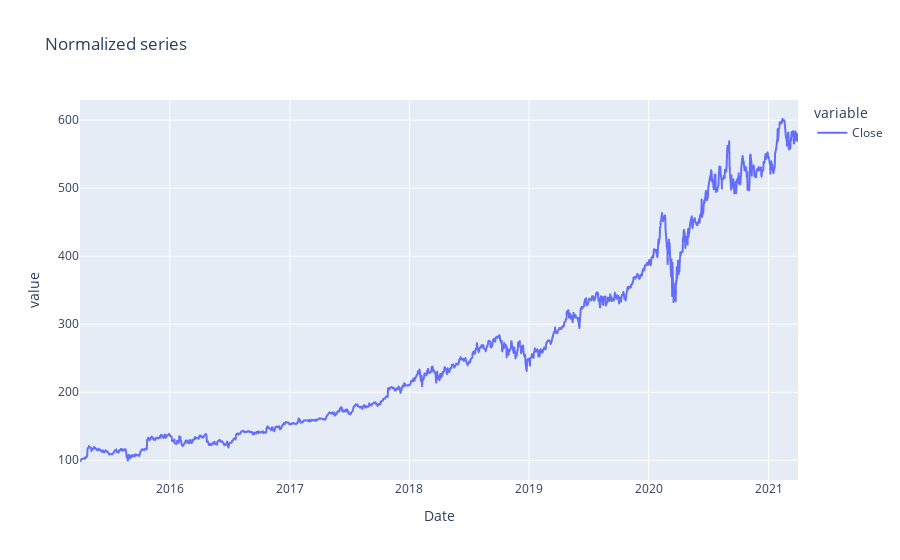

Source (notebook cell):
### Code cell
px.line(df_normalized, title='Normalized series')

### Figure 1 — Plotly figure (JSON) as saved in the notebook; plotly's stock layout.template omitted (floating-point values rounded to 4 significant figures; data arrays with more than 128 entries replaced by an {"elided": "..."} marker saying what was removed)
{"data": [{"hovertemplate": "variable=Close<br>Date=%{x}<br>value=%{y}<extra></extra>", "legendgroup": "Close", "line": {"color": "#636efa", "dash": "solid"}, "marker": {"symbol": "circle"}, "mode": "lines", "name": "Close", "showlegend": true, "type": "scattergl", "x": {"elided": "1511 str values"}, "xaxis": "x", "y": {"elided": "1511 float values"}, "yaxis": "y"}], "layout": {"legend": {"title": {"text": "variable"}, "tracegroupgap": 0}, "title": {"text": "Normalized series"}, "xaxis": {"anchor": "y", "domain": [0, 1], "title": {"text": "Date"}}, "yaxis": {"anchor": "x", "domain": [0, 1], "title": {"text": "value"}}}}
